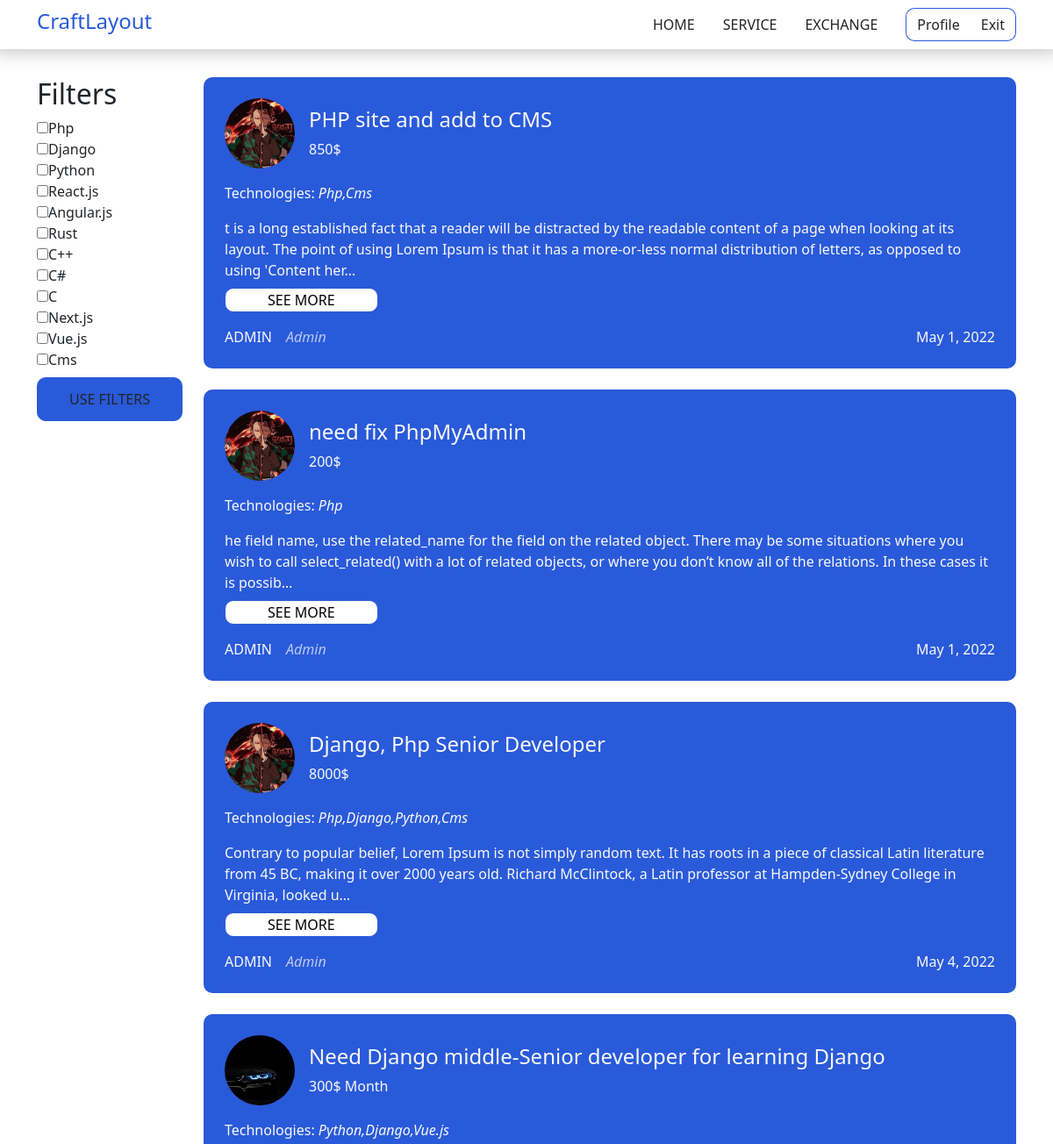
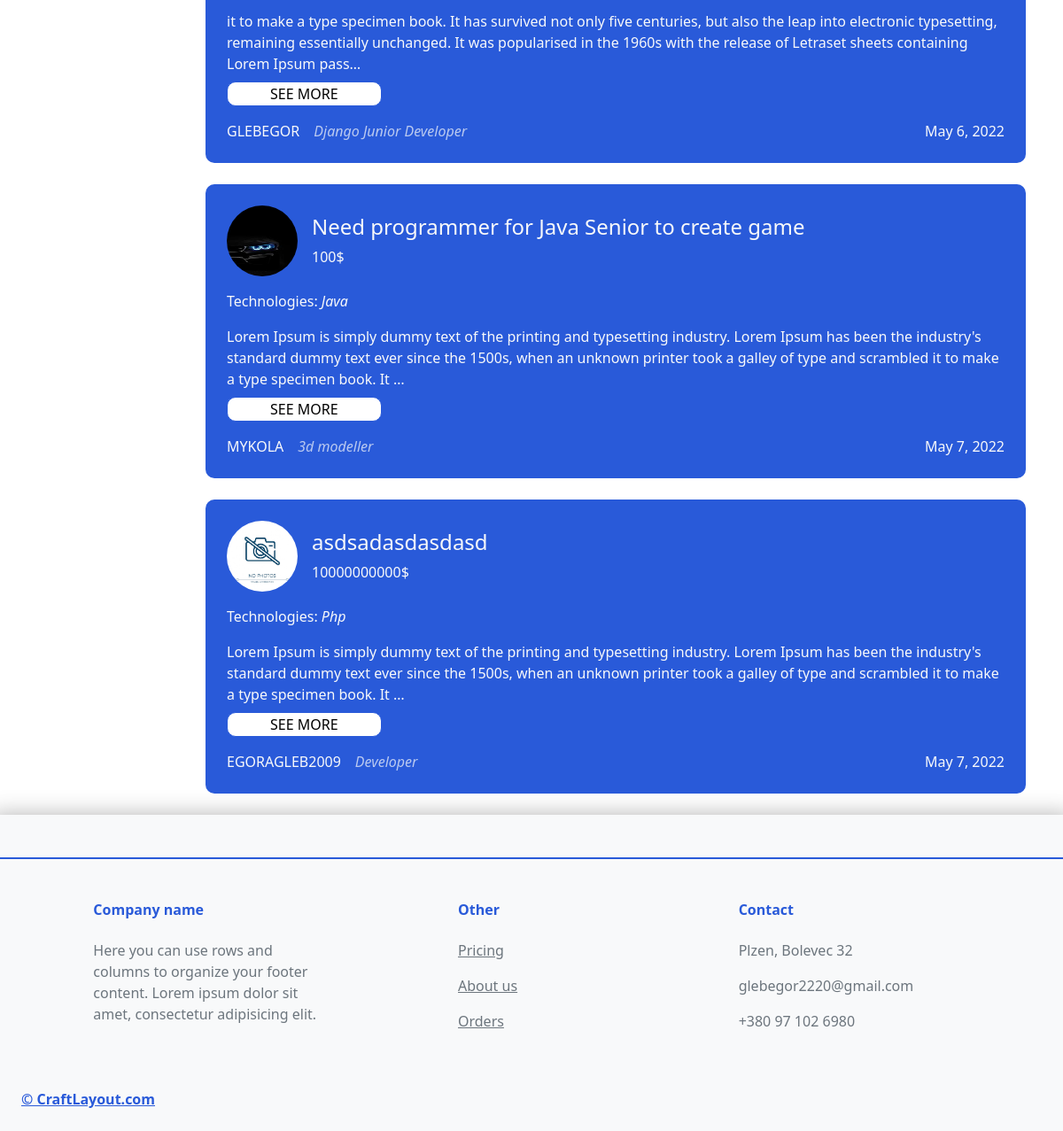
Page /exchange/ (signed in) on the committed database (2 pictures, top to bottom).
### exchange/models.py (models this page shows, shortened)
class Exchange(models.Model):
    user = models.ForeignKey(User, on_delete=models.CASCADE)
    title = models.CharField(max_length=255)
    salary = models.CharField(default='Agreements' ,max_length=255)
    text = models.TextField()
    technologies = models.CharField(max_length=255, default=' ')
    date = models.DateField(default=timezone.now)
    id = models.AutoField(primary_key=True)

### users/models.py (models this page shows, shortened)
class Profile(models.Model):
    user = models.OneToOneField(User, on_delete=models.CASCADE)
    Avatar = models.ImageField(default='default.png', upload_to='avatarks')
    banner = models.ImageField(default='default.png', upload_to='banners')
    position = models.CharField(default='Developer', max_length=150)

### exchange/views.py (the view)
# urls.py: path('exchange/', exchViews.exchangePage, name='exchange'),
def exchangePage(request):
    orders = Exchange.objects.all()
    context = {'data': orders}
    return render(request, 'exchange/exchange.html', context)

### exchange/templates/exchange/exchange.html (shortened to what this page needs)
{% extends 'services/main-layout.html' %}
{% block content%}
<div style="min-height: 640px;" class='container'>
    <div class="mt-2 row">
        <div class="col-2">
            <div class="my-4">
                <h2>Filters</h2>
                <input class="inputCheckTehc" type="checkbox" value="Php">Php</input></br>
                <input class="inputCheckTehc" type="checkbox" value="Django">Django</input></br>
                <input class="inputCheckTehc" type="checkbox" value="Python">Python</input></br>
                <input class="inputCheckTehc" type="checkbox" value="React.js">React.js</input></br>
                <input class="inputCheckTehc" type="checkbox" value="Angular.js">Angular.js</input></br>
                <input class="inputCheckTehc" type="checkbox" value="Rust">Rust</input></br>
                <input class="inputCheckTehc" type="checkbox" value="C++">C++</input></br>
                <input class="inputCheckTehc" type="checkbox" value="C#">C#</input></br>
                <input class="inputCheckTehc" type="checkbox" value="C">C</input></br>
                <input class="inputCheckTehc" type="checkbox" value="Next.js">Next.js</input></br>
                <input class="inputCheckTehc" type="checkbox" value="Vue.js">Vue.js</input></br>
                <input class="inputCheckTehc" type="checkbox" value="Cms">Cms</input></br>
                <button class="btn my-2 flare-button">Use filters</button>
            </div>
        </div>
        <div class="col-10">
            {% for order in data%}
            <div class='orderExchange my-4 p-4 text-light'>
                <div class="d-flex pb-3 align-items-center">
                    <img style="width: 80px;height: 80px; border-radius: 50%;" src={{ order.user.profile.Avatar.url}}>
                    <div class="ms-3">
                        <div class="h4">{{ order.title}}</div>
                        <div class="">{{ order.salary}}</div>
                    </div>
                </div>
                <p class="techExchange">Technologies: <em class="">{{ order.technologies}}</em></p>
                <div class="">{{ order.text|truncatechars:250}}</div>
                <a href={{ order.id }}><button class="btnExchange text-uppercase my-2 px-5">See more</button></a>
                <div class="d-flex justify-content-between pt-2">
                    <div class="d-flex">
                        <div class="text-uppercase">{{ order.user|truncatechars:25}}</div>
                        <em class="ps-3" style="opacity: .7;">{{ order.user.profile.position|truncatechars:25}}</em>
                    </div>
                    <div class="">{{ order.date}}</div>
                </div>
            </div>
            {% endfor%}
        </div>
    </div>
</div>
{% endblock%}

### services/static/services/style.css (style rules this page uses)
body { margin: 0; font-family: 'Raleway', sans-serif; }
button { background-color: #fff; border: 1px solid #295AD9!important; border-radius: 10px!important; }
.flare-button { width: 100%; max-width: 280px; height: 50px; display: flex; justify-content: center; align-items: center; padding-top: 2px; margin-bottom: 30px; border: none; border-radius: 3px; font-size: 16px; font-weight: bold; text-align: center; text-transform: uppercase; background-color: #295AD9!important; cursor: pointer; text-decoration: none; position: relative; overflow: hidden; }
.flare-button:after { content: ""; display: block; width: 25px; height: 200px; margin-left: 50px; background: rgba(255, 255, 255, .4) 100%; left: -80px; top: -100px; z-index: 1; transform: rotate(45deg); position: absolute; animation: movingFlare 6s ease-in-out 1s infinite; }
.orderExchange { width: 100%; margin: 10px 0 auto; color: white; padding: 40px; border-radius: 10px; background-color: #295AD9; }

### rows in the picture
Exchange: user.profile.Avatar (picture), title "PHP site and add to CMS", salary "850$", technologies "Php,Cms", text "t is a long established fact that a reader will be distracted by the readable content of a page when looking at its layout. The point of using Lorem Ipsum is that it has a more-or-less normal distribution of letters, as opposed to using 'Content her…", user "ADMIN", user.profile.position "Admin", date "May 1, 2022"
Exchange: user.profile.Avatar (picture), title "need fix PhpMyAdmin", salary "200$", technologies "Php", text "he field name, use the related_name for the field on the related object. There may be some situations where you wish to call select_related() with a lot of related objects, or where you don’t know all of the relations. In these cases it is possib…", user "ADMIN", user.profile.position "Admin", date "May 1, 2022"
Exchange: user.profile.Avatar (picture), title "Django, Php Senior Developer", salary "8000$", technologies "Php,Django,Python,Cms", text "Contrary to popular belief, Lorem Ipsum is not simply random text. It has roots in a piece of classical Latin literature from 45 BC, making it over 2000 years old. Richard McClintock, a Latin professor at Hampden-Sydney College in Virginia, looked u…", user "ADMIN", user.profile.position "Admin", date "May 4, 2022"
Exchange: user.profile.Avatar (picture), title "Need Django middle-Senior developer for learning Django", salary "300$ Month", technologies "Python,Django,Vue.js", text "it to make a type specimen book. It has survived not only five centuries, but also the leap into electronic typesetting, remaining essentially unchanged. It was popularised in the 1960s with the release of Letraset sheets containing Lorem Ipsum pass…", user "GLEBEGOR", user.profile.position "Django Junior Developer", date "May 6, 2022"
Exchange: user.profile.Avatar (picture), title "Need programmer for Java Senior to create game", salary "100$", technologies "Java", text "Lorem Ipsum is simply dummy text of the printing and typesetting industry. Lorem Ipsum has been the industry's standard dummy text ever since the 1500s, when an unknown printer took a galley of type and scrambled it to make a type specimen book. It …", user "MYKOLA", user.profile.position "3d modeller", date "May 7, 2022"
Exchange: user.profile.Avatar (placeholder picture), title "asdsadasdasdasd", salary "10000000000$", technologies "Php", text "Lorem Ipsum is simply dummy text of the printing and typesetting industry. Lorem Ipsum has been the industry's standard dummy text ever since the 1500s, when an unknown printer took a galley of type and scrambled it to make a type specimen book. It …", user "EGORAGLEB2009", user.profile.position "Developer", date "May 7, 2022"
